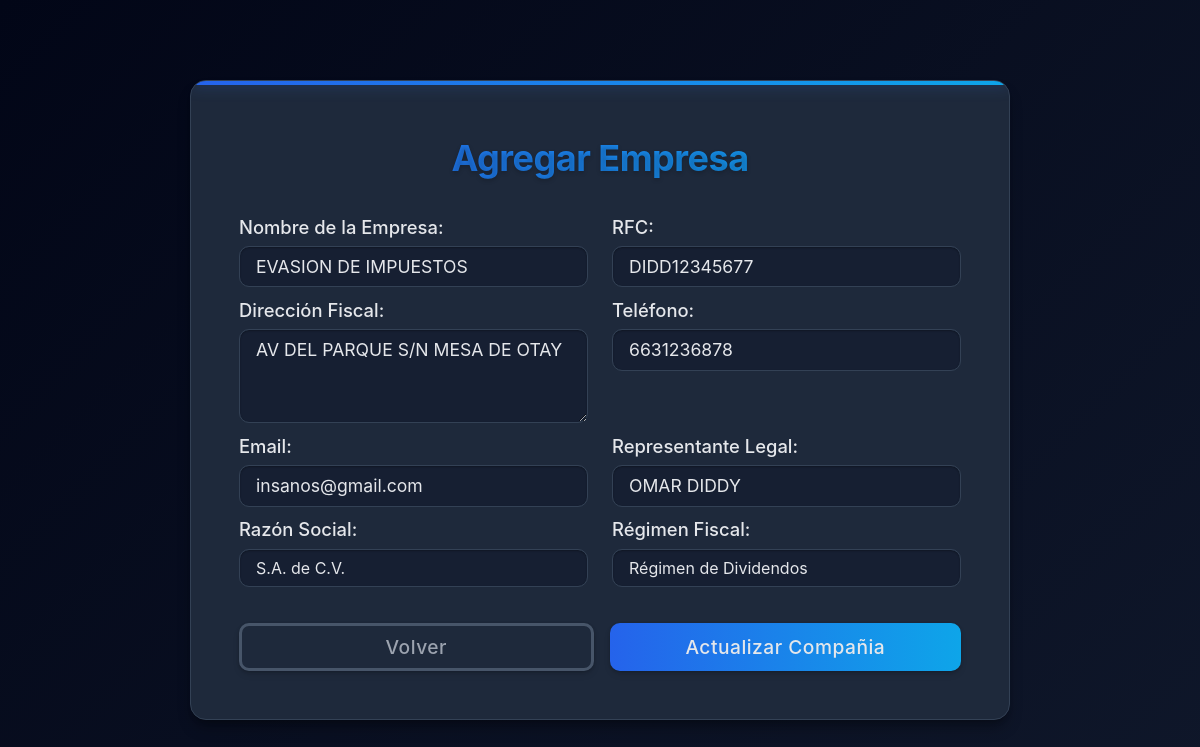
The page /modules/company/edit.php?id=2 (signed in) on the database its author committed.
### tables this page shows
CREATE TABLE `companies` (
  `id` int(11) NOT NULL,
  `business_name` varchar(100) NOT NULL,
  `rfc` varchar(13) NOT NULL,
  `fiscal_address` text NOT NULL,
  `phone` varchar(20) DEFAULT NULL,
  `email` varchar(100) DEFAULT NULL,
  `legal_representative` varchar(100) DEFAULT NULL,
  `logo_path` varchar(255) DEFAULT NULL,
  `created_at` timestamp NOT NULL DEFAULT current_timestamp(),
  `business_type_id` int(11) DEFAULT NULL,
  `tax_regime_id` int(11) DEFAULT NULL
);

CREATE TABLE `business_types` (
  `id` int(11) NOT NULL,
  `name` varchar(50) NOT NULL
);

CREATE TABLE `tax_regimes` (
  `id` int(11) NOT NULL,
  `name` varchar(100) NOT NULL
);

### modules/company/edit.php (the view, shortened to what this page needs)
<?php
require_once '../../includes/header.php';
$db = new Database();
$conn = $db->connect();
$company_id = $_GET['id'];
$stmt = $conn->prepare("SELECT * FROM companies WHERE id = :id");
$stmt->bindParam(':id', $company_id);
$stmt->execute();
$company = $stmt->fetch(PDO::FETCH_ASSOC);
$types_stmt = $conn->query("SELECT id, name FROM business_types ORDER BY name");
$business_types = $types_stmt->fetchAll(PDO::FETCH_ASSOC);
$regimes_stmt = $conn->query("SELECT id, name FROM tax_regimes ORDER BY name");
$tax_regimes = $regimes_stmt->fetchAll(PDO::FETCH_ASSOC);
?>
<!DOCTYPE html>
<html lang="es">
<head>
    <link href="https://cdn.jsdelivr.net/npm/bootstrap@5.3.0/dist/css/bootstrap.min.css" rel="stylesheet">
    <link rel="stylesheet" href="/swift_invoice/assets/css/companies.css">
</head>
<body>
    <main class="d-flex align-items-center justify-content-center min-vh-100">
        <div class="clients-container" style="max-width: 820px;">
            <div class="card-header rounded-top-4 px-4 py-3">
                <h2 class="card-title mb-0 fw-bold text-center">Agregar Empresa</h2>
            </div>
            <div class="card-body px-2 py-2">
                <form method="POST" action="save.php">
                    <div class="row">
                        <div class="col-md-6">
                            <div class="form-group">
                                <label class="input-title"for="business_name">Nombre de la Empresa:</label>
                                <input type="text" id="business_name" name="business_name" class="form-control"
                                    value="<?php echo htmlspecialchars($company['business_name']); ?>" required>
                            </div>
                        </div>
                        <div class="col-md-6">
                            <div class="form-group">
                                <label class="input-title" for="rfc">RFC:</label>
                                <input type="text" id="rfc" name="rfc" class="form-control"
                                    value="<?php echo htmlspecialchars($company['rfc']); ?>" required>
                            </div>
                        </div>
                    </div>
                    <div class="row">
                        <div class="col-md-6">
                            <div class="form-group">
                                <label class="input-title" for="fiscal_address">Dirección Fiscal:</label>
                                <textarea id="fiscal_address" name="fiscal_address" class="form-control" rows="3"
                                    required><?php echo htmlspecialchars($company['fiscal_address']); ?></textarea>
                            </div>
                        </div>
                        <div class="col-md-6">
                            <div class="form-group">
                                <label class="input-title" for="phone">Teléfono:</label>
                                <input type="tel" id="phone" name="phone" class="form-control"
                                    value="<?php echo htmlspecialchars($company['phone']); ?>">
                            </div>
                        </div>
                    </div>
                    <div class="row">
                        <div class="col-md-6">
                            <div class="form-group">
                                <label class="input-title" for="email">Email:</label>
                                <input type="email" id="email" name="email" class="form-control"
                                    value="<?php echo htmlspecialchars($company['email']); ?>">
                            </div>
                        </div>
                        <div class="col-md-6">
                            <div class="form-group">
                                <label class="input-title" for="legal_representative">Representante Legal:</label>
                                <input type="text" id="legal_representative" name="legal_representative"
                                    class="form-control"
                                    value="<?php echo htmlspecialchars($company['legal_representative']); ?>">
                            </div>
                        </div>
                    </div>
                    <div class="row">
                        <div class="col-md-6">
                            <div class="form-group">
                                <label class="input-title" for="business_type_id">Razón Social:</label>
                                <select id="business_type_id" name="business_type_id" class="form-control" required>
                                    <?php foreach ($business_types as $type): ?>
                                        <option value="<?php echo $type['id']; ?>" <?php echo ($company['business_type_id'] == $type['id']) ? 'selected' : ''; ?>>
                                            <?php echo htmlspecialchars($type['name']); ?>
                                        </option>
                                    <?php endforeach; ?>
                                </select>
                            </div>
                        </div>
                        <div class="col-md-6">
                            <div class="form-group">
                                <label class="input-title" for="tax_regime_id">Régimen Fiscal:</label>
                                <select id="tax_regime_id" name="tax_regime_id" class="form-control" required>
                                    <?php foreach ($tax_regimes as $regime): ?>
                                        <option value="<?php echo $regime['id']; ?>" <?php echo ($company['tax_regime_id'] == $regime['id']) ? 'selected' : ''; ?>>
                                            <?php echo htmlspecialchars($regime['name']); ?>
                                        </option>
                                    <?php endforeach; ?>
                                </select>
                            </div>
                        </div>
                    </div>
                    <div class="d-flex justify-content-between mt-4">
                        <a href="index.php" class="btnback">Volver</a>
                        <button type="submit" class="btn ms-3">Actualizar Compañia</button>
                    </div>
                </form>
            </div>
        </div>
    </main>
</body>
</html>
<?php
    require_once '../../includes/footer.php';
?>
<?php require_once '../../includes/footer.php'; ?>

### assets/css/main.css (style rules this page uses)
:root { --primary: #2563eb; --primary-dark: #1d4ed8; --secondary: #0ea5e9; --text: #e5e7eb; --text-light: #9ca3af; --bg-dark: #0f172a; --card-bg: #1e293b; --border: #334155; --danger: #ef4444; --shadow: 0 10px 15px -3px rgba(0, 0, 0, 0.3), 0 4px 6px -4px rgba(0, 0, 0, 0.3); }
body { font-family: 'Segoe UI', Tahoma, Geneva, Verdana, sans-serif; margin: 0; padding: 0; background-color: var(--bg-dark); color: var(--text); }
.card-title { font-size: 1.3rem; font-weight: 700; margin: 0; margin-bottom: 0.5rem; }

### rows shown on the page
companies: business_name "EVASION DE IMPUESTOS", rfc "DIDD12345677", fiscal_address "AV DEL PARQUE S/N MESA DE OTAY", phone "6631236878", email "insanos@gmail.com", legal_representative "OMAR DIDDY", business_type_id "S.A. de C.V.", tax_regime_id "Régimen de Dividendos"
